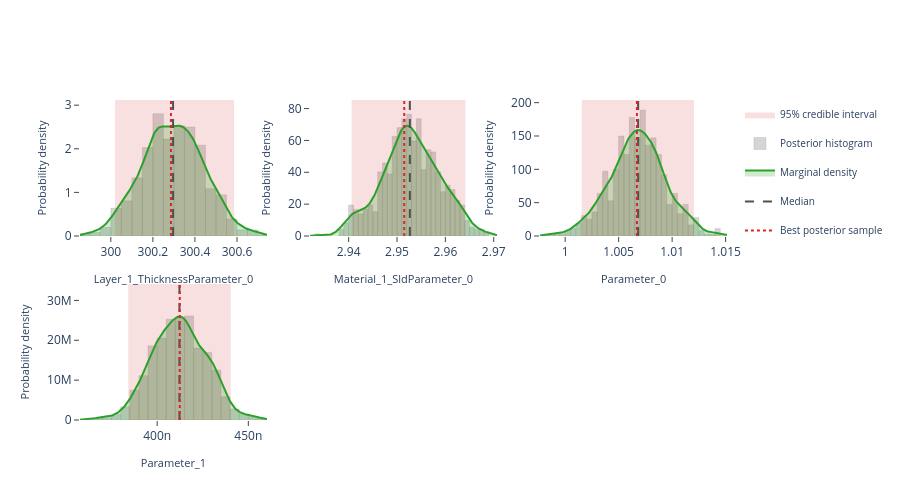

The code cell stored with this chart in its notebook:
### Markdown cell above
## Interactive posterior plots

The next three cells render the same Plotly figures that are shown on the
Bayesian Posterior tab of the EasyReflectometryApp:

* **Marginals** — per-parameter distribution: histogram + smooth KDE marginal,
  shaded 95% credible interval, and median / best-sample lines
  (`plot_distribution` or `posterior.distribution()`)
* **Corner plot** — pairwise marginals + 2-D contours + scatter (`plot_corner`)
* **Traces** — per-chain trace + marginal histogram (`plot_trace`)

The standalone helpers are called with ``return_figure=True`` so they return a
Plotly ``Figure`` that we render in the notebook with ``fig.show()``; the
``PosteriorResults`` methods return the figure directly.

### Code cell
# ---- Marginal posterior distributions ---------------------------------------
# One panel per free parameter, each overlaying the posterior histogram, a
# smooth Gaussian-KDE marginal, the shaded 95% credible interval, and the
# median / best-sample reference lines.  Mirrors the "Marginals" sub-tab in
# the EasyReflectometryApp.

# The PosteriorResults method passes ``logp`` through automatically so the
# best posterior sample (MAP) line is drawn:
fig = posterior.distribution()
fig.show()

# Standalone equivalent (pass ``logp`` to get the best-sample line):
# fig = plot_distribution(
#     posterior.draws,
#     posterior.param_names,
#     logp=posterior.logp,
#     return_figure=True,
# )
# fig.show()

### Figure 1 — Plotly figure (JSON) as saved in the notebook; plotly's stock layout.template omitted (floating-point values rounded to 4 significant figures; data arrays with more than 128 entries replaced by an {"elided": "..."} marker saying what was removed)
{"data": [{"fill": "toself", "fillcolor": "rgba(214, 39, 40, 0.14)", "hoverinfo": "skip", "legendgroup": "95% credible interval", "line": {"color": "rgba(214, 39, 40, 0.14)", "width": 0}, "mode": "lines", "name": "95% credible interval", "showlegend": true, "type": "scatter", "x": [300.0, 300.6, 300.6, 300.0, 300.0], "xaxis": "x", "y": [0.0, 0.0, 3.119, 3.119, 0.0], "yaxis": "y"}, {"histnorm": "probability density", "hovertemplate": "sample=%{x:.4f}<br>density: %{y:.2f}<extra></extra>", "legendgroup": "histogram", "marker": {"color": "rgba(120, 120, 120, 0.38)", "line": {"color": "rgba(120, 120, 120, 0.24)", "width": 1}}, "name": "Posterior histogram", "nbinsx": 40, "opacity": 0.82, "showlegend": true, "type": "histogram", "x": {"elided": "720 float values"}, "xaxis": "x", "yaxis": "y"}, {"fill": "tozeroy", "fillcolor": "rgba(44, 160, 44, 0.22)", "hovertemplate": "Layer_1_ThicknessParameter_0: %{x:.4f}<br>density: %{y:.4f}<extra></extra>", "legendgroup": "marginal", "line": {"color": "rgb(44, 160, 44)", "width": 2}, "mode": "lines", "name": "Marginal density", "showlegend": true, "type": "scatter", "x": {"elided": "256 float values"}, "xaxis": "x", "y": {"elided": "256 float values"}, "yaxis": "y"}, {"hovertemplate": "Median: %{x:.4f}<extra></extra>", "legendgroup": "Median", "line": {"color": "rgb(80, 80, 80)", "dash": "dash", "width": 2}, "mode": "lines", "name": "Median", "showlegend": true, "type": "scatter", "x": [300.3, 300.3], "xaxis": "x", "y": [0.0, 3.119], "yaxis": "y"}, {"hovertemplate": "Best posterior sample: %{x:.4f}<extra></extra>", "legendgroup": "Best posterior sample", "line": {"color": "rgb(214, 39, 40)", "dash": "dot", "width": 2}, "mode": "lines", "name": "Best posterior sample", "showlegend": true, "type": "scatter", "x": [300.3, 300.3], "xaxis": "x", "y": [0.0, 3.119], "yaxis": "y"}, {"fill": "toself", "fillcolor": "rgba(214, 39, 40, 0.14)", "hoverinfo": "skip", "legendgroup": "95% credible interval", "line": {"color": "rgba(214, 39, 40, 0.14)", "width": 0}, "mode": "lines", "name": "95% credible interval", "showlegend": false, "type": "scatter", "x": [2.941, 2.964, 2.964, 2.941, 2.941], "xaxis": "x2", "y": [0.0, 0.0, 85.39, 85.39, 0.0], "yaxis": "y2"}, {"histnorm": "probability density", "hovertemplate": "sample=%{x:.4f}<br>density: %{y:.2f}<extra></extra>", "legendgroup": "histogram", "marker": {"color": "rgba(120, 120, 120, 0.38)", "line": {"color": "rgba(120, 120, 120, 0.24)", "width": 1}}, "name": "Posterior histogram", "nbinsx": 40, "opacity": 0.82, "showlegend": false, "type": "histogram", "x": {"elided": "720 float values"}, "xaxis": "x2", "yaxis": "y2"}, {"fill": "tozeroy", "fillcolor": "rgba(44, 160, 44, 0.22)", "hovertemplate": "Material_1_SldParameter_0: %{x:.4f}<br>density: %{y:.4f}<extra></extra>", "legendgroup": "marginal", "line": {"color": "rgb(44, 160, 44)", "width": 2}, "mode": "lines", "name": "Marginal density", "showlegend": false, "type": "scatter", "x": {"elided": "256 float values"}, "xaxis": "x2", "y": {"elided": "256 float values"}, "yaxis": "y2"}, {"hovertemplate": "Median: %{x:.4f}<extra></extra>", "legendgroup": "Median", "line": {"color": "rgb(80, 80, 80)", "dash": "dash", "width": 2}, "mode": "lines", "name": "Median", "showlegend": false, "type": "scatter", "x": [2.953, 2.953], "xaxis": "x2", "y": [0.0, 85.39], "yaxis": "y2"}, {"hovertemplate": "Best posterior sample: %{x:.4f}<extra></extra>", "legendgroup": "Best posterior sample", "line": {"color": "rgb(214, 39, 40)", "dash": "dot", "width": 2}, "mode": "lines", "name": "Best posterior sample", "showlegend": false, "type": "scatter", "x": [2.951, 2.951], "xaxis": "x2", "y": [0.0, 85.39], "yaxis": "y2"}, {"fill": "toself", "fillcolor": "rgba(214, 39, 40, 0.14)", "hoverinfo": "skip", "legendgroup": "95% credible interval", "line": {"color": "rgba(214, 39, 40, 0.14)", "width": 0}, "mode": "lines", "name": "95% credible interval", "showlegend": false, "type": "scatter", "x": [1.002, 1.012, 1.012, 1.002, 1.002], "xaxis": "x3", "y": [0.0, 0.0, 204.0, 204.0, 0.0], "yaxis": "y3"}, {"histnorm": "probability density", "hovertemplate": "sample=%{x:.4f}<br>density: %{y:.2f}<extra></extra>", "legendgroup": "histogram", "marker": {"color": "rgba(120, 120, 120, 0.38)", "line": {"color": "rgba(120, 120, 120, 0.24)", "width": 1}}, "name": "Posterior histogram", "nbinsx": 40, "opacity": 0.82, "showlegend": false, "type": "histogram", "x": {"elided": "720 float values"}, "xaxis": "x3", "yaxis": "y3"}, {"fill": "tozeroy", "fillcolor": "rgba(44, 160, 44, 0.22)", "hovertemplate": "Parameter_0: %{x:.4f}<br>density: %{y:.4f}<extra></extra>", "legendgroup": "marginal", "line": {"color": "rgb(44, 160, 44)", "width": 2}, "mode": "lines", "name": "Marginal density", "showlegend": false, "type": "scatter", "x": {"elided": "256 float values"}, "xaxis": "x3", "y": {"elided": "256 float values"}, "yaxis": "y3"}, {"hovertemplate": "Median: %{x:.4f}<extra></extra>", "legendgroup": "Median", "line": {"color": "rgb(80, 80, 80)", "dash": "dash", "width": 2}, "mode": "lines", "name": "Median", "showlegend": false, "type": "scatter", "x": [1.007, 1.007], "xaxis": "x3", "y": [0.0, 204.0], "yaxis": "y3"}, {"hovertemplate": "Best posterior sample: %{x:.4f}<extra></extra>", "legendgroup": "Best posterior sample", "line": {"color": "rgb(214, 39, 40)", "dash": "dot", "width": 2}, "mode": "lines", "name": "Best posterior sample", "showlegend": false, "type": "scatter", "x": [1.007, 1.007], "xaxis": "x3", "y": [0.0, 204.0], "yaxis": "y3"}, {"fill": "toself", "fillcolor": "rgba(214, 39, 40, 0.14)", "hoverinfo": "skip", "legendgroup": "95% credible interval", "line": {"color": "rgba(214, 39, 40, 0.14)", "width": 0}, "mode": "lines", "name": "95% credible interval", "showlegend": false, "type": "scatter", "x": [3.842e-07, 4.404e-07, 4.404e-07, 3.842e-07, 3.842e-07], "xaxis": "x4", "y": [0.0, 0.0, 34120000.0, 34120000.0, 0.0], "yaxis": "y4"}, {"histnorm": "probability density", "hovertemplate": "sample=%{x:.4f}<br>density: %{y:.2f}<extra></extra>", "legendgroup": "histogram", "marker": {"color": "rgba(120, 120, 120, 0.38)", "line": {"color": "rgba(120, 120, 120, 0.24)", "width": 1}}, "name": "Posterior histogram", "nbinsx": 40, "opacity": 0.82, "showlegend": false, "type": "histogram", "x": {"elided": "720 float values"}, "xaxis": "x4", "yaxis": "y4"}, {"fill": "tozeroy", "fillcolor": "rgba(44, 160, 44, 0.22)", "hovertemplate": "Parameter_1: %{x:.4f}<br>density: %{y:.4f}<extra></extra>", "legendgroup": "marginal", "line": {"color": "rgb(44, 160, 44)", "width": 2}, "mode": "lines", "name": "Marginal density", "showlegend": false, "type": "scatter", "x": {"elided": "256 float values"}, "xaxis": "x4", "y": {"elided": "256 float values"}, "yaxis": "y4"}, {"hovertemplate": "Median: %{x:.4f}<extra></extra>", "legendgroup": "Median", "line": {"color": "rgb(80, 80, 80)", "dash": "dash", "width": 2}, "mode": "lines", "name": "Median", "showlegend": false, "type": "scatter", "x": [4.122e-07, 4.122e-07], "xaxis": "x4", "y": [0.0, 34120000.0], "yaxis": "y4"}, {"hovertemplate": "Best posterior sample: %{x:.4f}<extra></extra>", "legendgroup": "Best posterior sample", "line": {"color": "rgb(214, 39, 40)", "dash": "dot", "width": 2}, "mode": "lines", "name": "Best posterior sample", "showlegend": false, "type": "scatter", "x": [4.124e-07, 4.124e-07], "xaxis": "x4", "y": [0.0, 34120000.0], "yaxis": "y4"}], "layout": {"barmode": "overlay", "height": 500, "legend": {"font": {"size": 10}}, "plot_bgcolor": "white", "showlegend": true, "xaxis": {"anchor": "y", "domain": [0.0, 0.2889], "range": [299.9, 300.7], "showgrid": false, "ticks": "outside", "title": {"font": {"size": 11}, "text": "Layer_1_ThicknessParameter_0"}, "zeroline": false}, "xaxis2": {"anchor": "y2", "domain": [0.3556, 0.6444], "range": [2.932, 2.971], "showgrid": false, "ticks": "outside", "title": {"font": {"size": 11}, "text": "Material_1_SldParameter_0"}, "zeroline": false}, "xaxis3": {"anchor": "y3", "domain": [0.7111, 1.0], "range": [0.9977, 1.015], "showgrid": false, "ticks": "outside", "title": {"font": {"size": 11}, "text": "Parameter_0"}, "zeroline": false}, "xaxis4": {"anchor": "y4", "domain": [0.0, 0.2889], "range": [3.577e-07, 4.602e-07], "showgrid": false, "ticks": "outside", "title": {"font": {"size": 11}, "text": "Parameter_1"}, "zeroline": false}, "xaxis5": {"anchor": "y5", "domain": [0.3556, 0.6444], "showgrid": false, "ticks": "outside", "zeroline": false}, "xaxis6": {"anchor": "y6", "domain": [0.7111, 1.0], "showgrid": false, "ticks": "outside", "zeroline": false}, "yaxis": {"anchor": "x", "domain": [0.575, 1.0], "range": [0.0, 3.119], "showgrid": false, "ticks": "outside", "title": {"font": {"size": 11}, "text": "Probability density"}, "zeroline": false}, "yaxis2": {"anchor": "x2", "domain": [0.575, 1.0], "range": [0.0, 85.39], "showgrid": false, "ticks": "outside", "title": {"font": {"size": 11}, "text": "Probability density"}, "zeroline": false}, "yaxis3": {"anchor": "x3", "domain": [0.575, 1.0], "range": [0.0, 204.0], "showgrid": false, "ticks": "outside", "title": {"font": {"size": 11}, "text": "Probability density"}, "zeroline": false}, "yaxis4": {"anchor": "x4", "domain": [0.0, 0.425], "range": [0.0, 34120000.0], "showgrid": false, "ticks": "outside", "title": {"font": {"size": 11}, "text": "Probability density"}, "zeroline": false}, "yaxis5": {"anchor": "x5", "domain": [0.0, 0.425], "showgrid": false, "ticks": "outside", "zeroline": false}, "yaxis6": {"anchor": "x6", "domain": [0.0, 0.425], "showgrid": false, "ticks": "outside", "zeroline": false}}}
